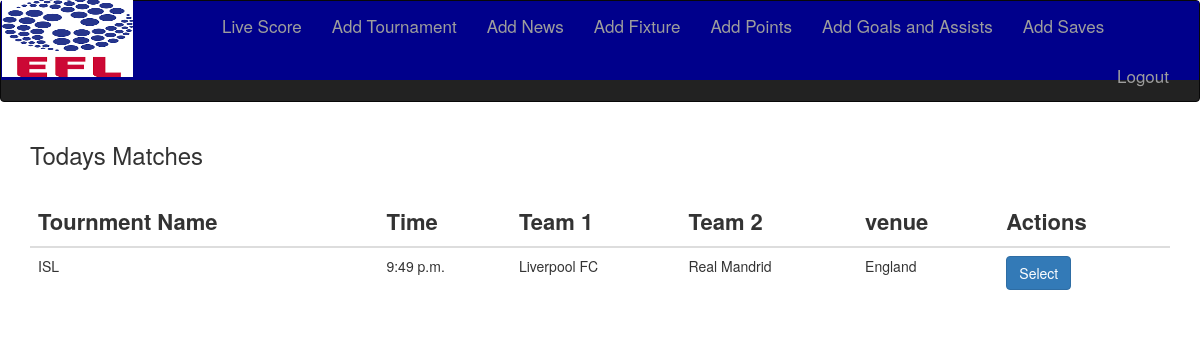
The page /add_live_score on the database its author committed.
### Manager/models.py (models this page shows, shortened)
class AddFixture_table(models.Model):
    tr_name = models.ForeignKey(AddTournments,on_delete=models.CASCADE)
    team_one = models.CharField(max_length=30)
    team_two = models.CharField(max_length=30)
    match_name = models.CharField(max_length=50)
    match_date = models.DateField()
    match_time = models.TimeField()
    venue = models.CharField(max_length=30)
    status = models.BooleanField(default=False)

### Manager/views.py (the view)
# urls.py: url(r'^add_live_score', views.live_score_admin),
def live_score_admin(request):
    print("inside adding fixture from admin side")
    f_date=datetime.datetime.now()
    date=f_date.strftime('%Y-%m-%d')
    s=str(date)
    print(s)
    today_fixture_cursor = connection.cursor()
    today_fixture_cursor.execute("""SELECT Manager_addfixture_table.id,
    Manager_addtournments.t_name,
	Manager_addfixture_table.match_date,
	Manager_addfixture_table.match_time,
	Manager_addfixture_table.team_one,
	Manager_addfixture_table.team_two,
	Manager_addfixture_table.venue
    from Manager_addtournments left OUTER join Manager_addfixture_table
    on(Manager_addtournments.id=Manager_addfixture_table.tr_name_id)
    WHERE Manager_addfixture_table.match_date='%s' """ %(str(s)))
    today_dict={}
    today_dict =dictfetchall(today_fixture_cursor)
    print(today_dict)
    return render(request,'Manager/admin_live_score.html',{'today_dict':today_dict})

### Manager/views.py (called while the page is built)
def dictfetchall(cursor):
    columns = [col[0] for col in cursor.description]
    return [
        dict(zip(columns, row))
        for row in cursor.fetchall()
    ]

### templates/Manager/admin_live_score.html (shortened to what this page needs)
<!DOCTYPE html>
{% extends 'Manager/adminbase.html'%}
{%load staticfiles%}
{% load crispy_forms_tags %}
{% block adminblock  %}
<div class="container">
  <h3>Todays Matches</h3> <br>
  <form method="POST" id="addSubjectForm"  autocomplete="off" novalidate>
{%if today_dict%}
  <table class="table">
    <thead style="font-size:22px">
      <th>Tournment Name</th>
      <th>Time</th>
      <th>Team 1 </th>
      <th>Team 2</th>
      <th>venue</th>
      <th>Actions</th>
    </thead>
    {%for tdy in today_dict%}
    <tr>
      <td>{{tdy.t_name}}</td>
      <td>{{tdy.match_time}}</td>
      <td>{{tdy.team_one}}</td>
      <td>{{tdy.team_two}}</td>
      <td>{{tdy.venue}}</td>
      <td><a href="{% url 'liv' tdy.id %}" class="btn btn-primary">Select</a></td>
    </tr>
    {%endfor%}
  </table>
{%else%}
  <p>No Matches Today</p>
{%endif%}
</form>
</div>
{%endblock%}

### rows shown on the page
AddFixture_table: t_name "ISL", match_time "9:49 p.m.", team_one "Liverpool FC", team_two "Real Mandrid", venue "England"
